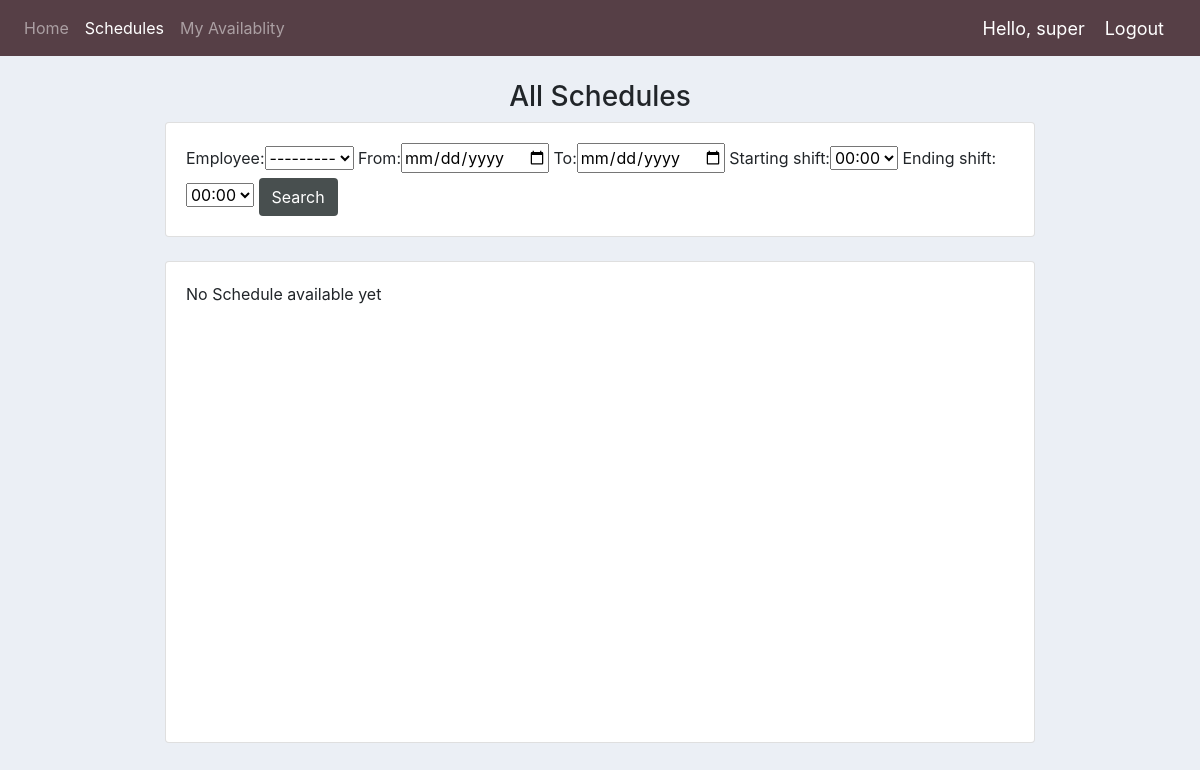
/account/view_schedules/ (signed in), run on an earlier commit of the app's database.
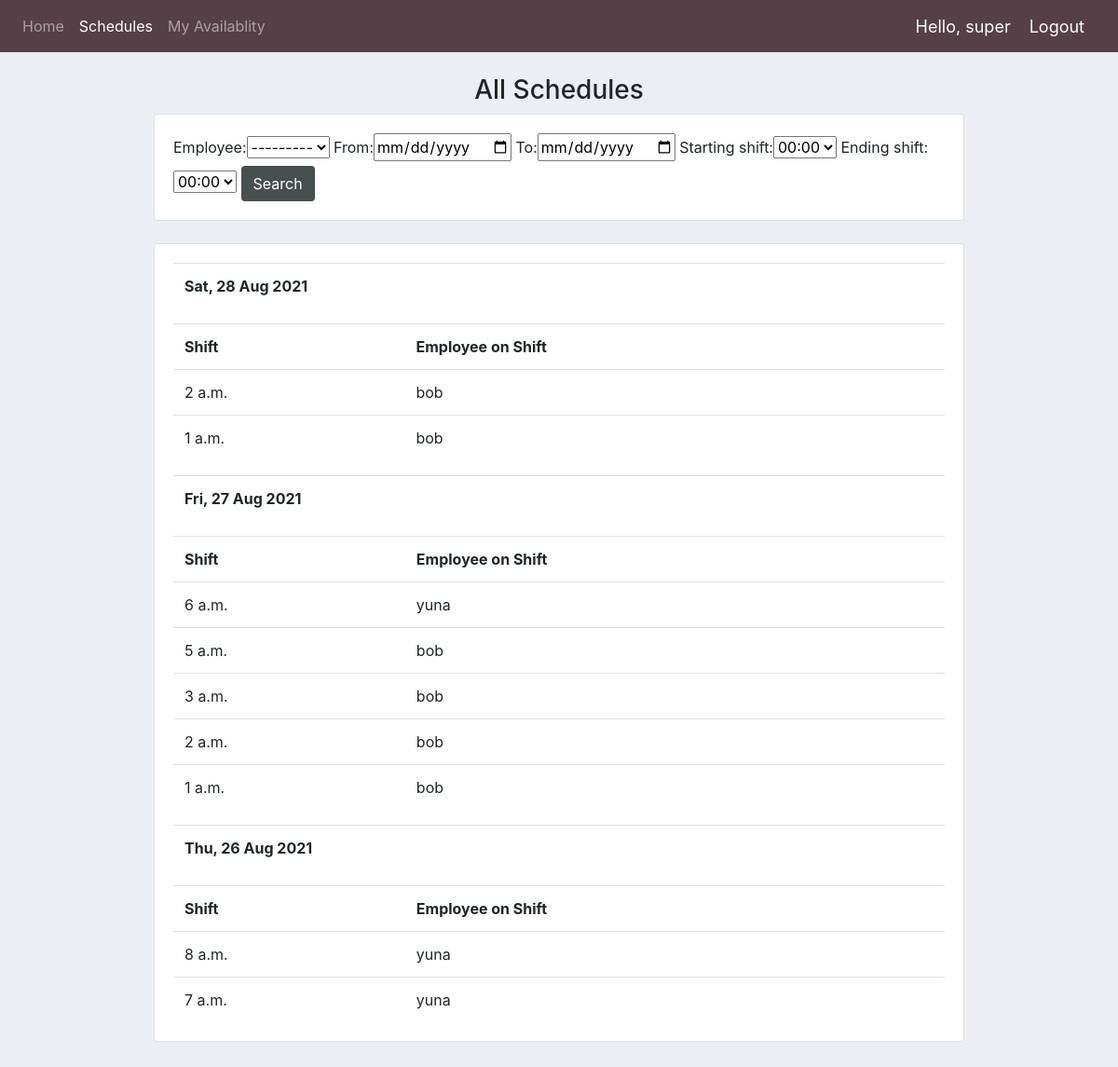
And on a later commit of the database.
### account/models.py (models this page shows, shortened)
class Schedule(models.Model):
    date = models.DateField()
    shift = models.TimeField(default=dt.time(00, 00), auto_now=False, auto_now_add=False)
    employee = models.ForeignKey(User, null = True, on_delete=models.CASCADE)
    rank = models.PositiveIntegerField(default=0)
    class Meta:
        unique_together = ("date", "shift")

### account/views.py (the view)
# urls.py: path('view_schedules/', views.viewSchedules, name="view_schedules"),
@login_required(login_url='login')
def viewSchedules(request):
    schedule = Schedule.objects.order_by('-date','-shift')
    myFilter = ScheduleFilter(request.GET, queryset=schedule)
    schedule = myFilter.qs
    schedule_date_list = []
    for i in schedule:
        if i.date not in schedule_date_list:
            schedule_date_list.append(i.date)
    context = {'schedule':schedule, 'schedule_date_list':schedule_date_list, 'myFilter': myFilter}
    return render(request, 'account/viewSchedule.html', context)

### account/templates/account/viewSchedule.html
{%  extends 'account/index.html' %}
{% block content %}
<br>
<h3>All Schedules</h3>
<div class="row justify-content-center">
    <div class="col-lg-9">
        <div class="card card-body">
            <form method="get">
                {{myFilter.form}}
                <button class="btn" style='background: #484f4f; color: white;' type="submit">Search</button>
            </form>
        </div>
    </div>
</div>
<br>
<div class="row justify-content-center">
    <div class="col-lg-9">
        <div class="card card-body">
            <div style="overflow: auto; height: 55vh;">
                {% if schedule_date_list|length > 0 %}
                    {% for d in schedule_date_list %}
                        <table class="table">
                            <tr>
                                <th>{{d|date:"D, j M Y"}}</th>
                            </tr>
                            <table class="table">
                                <tr>
                                    <th>Shift</th>
                                    <th>Employee on Shift</th>
                                </tr>
                                {% for i in schedule %}
                                {% if i.date == d %}
                                    <tr>
                                        <td>{{i.shift}}</td>
                                        <td>{{i.employee}}</td>
                                    </tr>
                                    {% endif %}
                                {% endfor %}
                            </table>
                        </table>
                    {% endfor %}
                {% else %}
                        <p>No Schedule available yet</p>
                {% endif %}
            </div>
        </div>
    </div>
</div>
{% endblock %}

### account/templates/account/index.html (shortened to what this page needs)
{% load static %}
<!DOCTYPE html>
<html>
<head>
	<link rel="stylesheet" href="https://stackpath.bootstrapcdn.com/bootstrap/4.3.1/css/bootstrap.min.css">
	<link rel="stylesheet" type="text/css" href="{% static 'account/css/main.css' %}">
<body>
	{%  include 'account/navbar.html' %}
	<div class="container-fluid">
		{% block content %}
		{% endblock %}
	</div>
</body>
</html>

### account/templates/account/navbar.html (shortened to what this page needs)
{% load static %}
{% url 'index' as index %}
{% url 'myavailability' as myavailability %}
{% url 'view_schedules' as view_schedules %}
<nav class="navbar navbar-expand-lg navbar-dark">
   <div class="collapse navbar-collapse" id="navbarNav">
     <ul class="navbar-nav">
       <li class="nav-item {% if request.path == index %} active {%endif%}">
        <a class="nav-link" href="{% url 'index' %}">Home</a>
       </li>
       <li class="nav-item {% if request.path == view_schedules %} active {%endif%}">
        <a class="nav-link" href="{% url 'view_schedules' %}">Schedules</a>
       </li>
       <li class="nav-item {% if request.path == myavailability %} active {%endif%}">
        <a class="nav-link" href="{% url 'myavailability' %}">My Availablity</a>
       </li>
     </ul>
   </div>
   <span class="hello-msg">Hello, {{request.user}}</span>
   <span ><a class="hello-msg logout" href="{% url 'logout' %}">Logout</a></span>
 </nav>

### account/static/account/css/main.css (style rules this page uses)
body { background-color: #ebeff5; }
h3 { text-align: center; }
.active { color: white; }

### account/templates/account/navbar.html (style rules this page uses)
.hello-msg { font-size: 18px; color: #fff; margin-right: 20px; }
.navbar { background: #563f46 ; }

What changed in the data, as far as the page shows it:
added Schedule: schedule_date_list "Sat, 28 Aug 2021", shift "2 a.m.", employee "bob"
added Schedule: shift "1 a.m.", employee "bob", shown under "Sat, 28 Aug 2021"
added Schedule: schedule_date_list "Fri, 27 Aug 2021", shift "6 a.m.", employee "yuna"
added Schedule: shift "5 a.m.", employee "bob", shown under "Fri, 27 Aug 2021"
added Schedule: shift "3 a.m.", employee "bob", shown under "Fri, 27 Aug 2021"
added Schedule: shift "2 a.m.", employee "bob", shown under "Fri, 27 Aug 2021"
added Schedule: shift "1 a.m.", employee "bob", shown under "Fri, 27 Aug 2021"
added Schedule: schedule_date_list "Thu, 26 Aug 2021", shift "8 a.m.", employee "yuna"
added Schedule: shift "7 a.m.", employee "yuna", shown under "Thu, 26 Aug 2021"
Also different on the page:
new list line: "Shift Employee on Shift"
text no longer shown: "No Schedule available yet"
